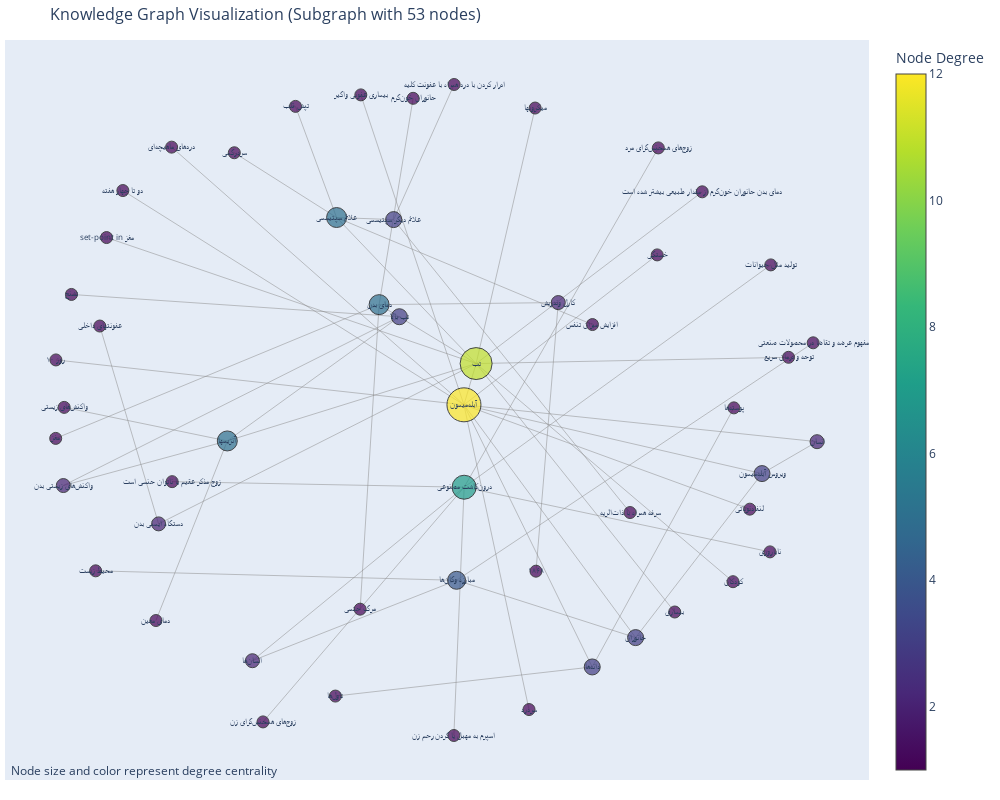

This figure's notebook cell:
### Code cell
# visualize a smaller connected component
ccs = list(nx.connected_components(G))
ccs.sort(key=lambda x: len(x))


subgraph = G.subgraph(ccs[-2]).copy()

print(f"Visualizing the smaller connected component with {subgraph.number_of_nodes()} nodes and {subgraph.number_of_edges()} edges")

# Create layout
pos = nx.spring_layout(subgraph, k=1, iterations=50)

# Prepare edge traces
edge_x = []
edge_y = []
edge_info = []

for edge in subgraph.edges(data=True):
    x0, y0 = pos[edge[0]]
    x1, y1 = pos[edge[1]]
    edge_x.extend([x0, x1, None])
    edge_y.extend([y0, y1, None])
    
    edge_type = edge[2].get('type', 'unknown')
    if edge_type == 'synonymy':
        score = edge[2].get('score', 'N/A')
        edge_info.append(f"Synonymy (score: {score})")
    else:
        label = edge[2].get('label', 'relation')
        edge_info.append(f"Relation: {label}")

# Create edge trace
edge_trace = go.Scatter(
    x=edge_x, y=edge_y,
    line=dict(width=0.5, color='#888'),
    hoverinfo='none',
    mode='lines'
)

# Prepare node traces
node_x = []
node_y = []
node_text = []
node_color = []
node_size = []

for node in subgraph.nodes():
    x, y = pos[node]
    node_x.append(x)
    node_y.append(y)
    
    # Get node information
    label = subgraph.nodes[node]['label']
    degree = subgraph.degree(node)
    
    node_text.append(f"{label}<br>Degree: {degree}")
    # Color by degree
    node_color.append(degree)  
    # Size by degree
    node_size.append(10 + degree * 2)  

# Create node trace
node_trace = go.Scatter(x=node_x, y=node_y,
    mode='markers+text',
    hoverinfo='text',
    text=[subgraph.nodes[node]['label'] for node in subgraph.nodes()],
    textposition="middle center",
    textfont=dict(size=8),
    hovertext=node_text,
    marker=dict(
        size=node_size,
        color=node_color,
        colorscale='Viridis',
        showscale=True,
        colorbar=dict(title="Node Degree"),
        line=dict(width=1, color='black')
        )
)

fig = go.Figure(
    data=[edge_trace, node_trace],
    layout=go.Layout(
    title=f'Knowledge Graph Visualization (Subgraph with {subgraph.number_of_nodes()} nodes)',
    titlefont_size=16,
    showlegend=False,
    hovermode='closest',
    margin=dict(b=20,l=5,r=5,t=40),
    annotations=[ dict(
        text="Node size and color represent degree centrality",
        showarrow=False,
        xref="paper", yref="paper",
        x=0.005, y=-0.002,
        xanchor="left", yanchor="bottom",
        font=dict(size=12)
    )],
    xaxis=dict(showgrid=False, zeroline=False, showticklabels=False),
    yaxis=dict(showgrid=False, zeroline=False, showticklabels=False),
    width=1000,
    height=800)
)

fig.show()

### Figure 1 — Plotly figure (JSON) as saved in the notebook; plotly's stock layout.template omitted (floating-point values rounded to 4 significant figures; data arrays with more than 128 entries replaced by an {"elided": "..."} marker saying what was removed)
{"data": [{"hoverinfo": "none", "line": {"color": "#888", "width": 0.5}, "mode": "lines", "type": "scatter", "x": {"elided": "165 float values"}, "y": {"elided": "165 float values"}}, {"hoverinfo": "text", "hovertext": ["بیماری<br>Degree: 1", "دو تا چهار هفته<br>Degree: 1", "بیماری عفونی واگیر<br>Degree: 1", "۱۸۶۸<br>Degree: 1", "محیط زیست<br>Degree: 1", "عفونتهای داخلی<br>Degree: 1", "توجه و درمان سریع<br>Degree: 1", "علائم سپتیسمی<br>Degree: 5", "علائم دیگر سپتیسمی<br>Degree: 3", "آبلهمیمون<br>Degree: 12", "تولید مثل حیوانات<br>Degree: 1", "۱۰ روز<br>Degree: 1", "واکنشهای زیستی<br>Degree: 1", "زوج مذکر عقیم یا ناتوان جنسی است<br>Degree: 1", "تپش قلب<br>Degree: 1", "زوجهای همجنسگرای مرد<br>Degree: 1", "زوجهای همجنسگرای زن<br>Degree: 1", "واکنشهای زیستی بدن<br>Degree: 2", "دانهها<br>Degree: 3", "تاولها<br>Degree: 1", "انسان<br>Degree: 2", "اسپرم به مهبل یا گردن رحم زن<br>Degree: 1", "تب<br>Degree: 11", "تب بالا<br>Degree: 3", "انسانها<br>Degree: 2", "مبارزه وگانها<br>Degree: 4", "مرگ حتمی<br>Degree: 1", "دردهای ماهیچهای<br>Degree: 1", "درونکاشت مصنوعی<br>Degree: 7", "لنفادنوپاتی<br>Degree: 1", "دستگاه ایمنی بدن<br>Degree: 2", "set-point in مغز<br>Degree: 1", "ویروس آبلهمیمون<br>Degree: 3", "افزایش میزان تنفس<br>Degree: 1", "ادرار کردن با درد همراه با عفونت کلیه<br>Degree: 1", "تشنج<br>Degree: 1", "دمای بدن<br>Degree: 5", "دمای بدن جانوران خونگرم از مقدار طبیعی بیشتر شده است<br>Degree: 1", "خستگی<br>Degree: 1", "دمای معین<br>Degree: 1", "کارل وندریش<br>Degree: 2", "میکروبها<br>Degree: 1", "مغز<br>Degree: 1", "ناباروری<br>Degree: 1", "مفهوم عرضه و تقاضا در محصولات صنعتی<br>Degree: 1", "جانوران<br>Degree: 3", "سردرد<br>Degree: 1", "جانوران خونگرم<br>Degree: 1", "سردرگمی<br>Degree: 1", "کودکان<br>Degree: 1", "پوستهها<br>Degree: 1", "سرفه همراه با ذاتالریه<br>Degree: 1", "آنزیمها<br>Degree: 5"], "marker": {"color": [1, 1, 1, 1, 1, 1, 1, 5, 3, 12, 1, 1, 1, 1, 1, 1, 1, 2, 3, 1, 2, 1, 11, 3, 2, 4, 1, 1, 7, 1, 2, 1, 3, 1, 1, 1, 5, 1, 1, 1, 2, 1, 1, 1, 1, 3, 1, 1, 1, 1, 1, 1, 5], "colorbar": {"title": {"text": "Node Degree"}}, "colorscale": [[0, "#440154"], [0.1111, "#482878"], [0.2222, "#3e4989"], [0.3333, "#31688e"], [0.4444, "#26828e"], [0.5556, "#1f9e89"], [0.6667, "#35b779"], [0.7778, "#6ece58"], [0.8889, "#b5de2b"], [1, "#fde725"]], "line": {"color": "black", "width": 1}, "showscale": true, "size": [12, 12, 12, 12, 12, 12, 12, 20, 16, 34, 12, 12, 12, 12, 12, 12, 12, 14, 16, 12, 14, 12, 32, 16, 14, 18, 12, 12, 24, 12, 14, 12, 16, 12, 12, 12, 20, 12, 12, 12, 14, 12, 12, 12, 12, 16, 12, 12, 12, 12, 12, 12, 20]}, "mode": "markers+text", "text": ["بیماری", "دو تا چهار هفته", "بیماری عفونی واگیر", "۱۸۶۸", "محیط زیست", "عفونتهای داخلی", "توجه و درمان سریع", "علائم سپتیسمی", "علائم دیگر سپتیسمی", "آبلهمیمون", "تولید مثل حیوانات", "۱۰ روز", "واکنشهای زیستی", "زوج مذکر عقیم یا ناتوان جنسی است", "تپش قلب", "زوجهای همجنسگرای مرد", "زوجهای همجنسگرای زن", "واکنشهای زیستی بدن", "دانهها", "تاولها", "انسان", "اسپرم به مهبل یا گردن رحم زن", "تب", "تب بالا", "انسانها", "مبارزه وگانها", "مرگ حتمی", "دردهای ماهیچهای", "درونکاشت مصنوعی", "لنفادنوپاتی", "دستگاه ایمنی بدن", "set-point in مغز", "ویروس آبلهمیمون", "افزایش میزان تنفس", "ادرار کردن با درد همراه با عفونت کلیه", "تشنج", "دمای بدن", "دمای بدن جانوران خونگرم از مقدار طبیعی بیشتر شده است", "خستگی", "دمای معین", "کارل وندریش", "میکروبها", "مغز", "ناباروری", "مفهوم عرضه و تقاضا در محصولات صنعتی", "جانوران", "سردرد", "جانوران خونگرم", "سردرگمی", "کودکان", "پوستهها", "سرفه همراه با ذاتالریه", "آنزیمها"], "textfont": {"size": 8}, "textposition": "middle center", "type": "scatter", "x": [0.6304, -0.7762, -0.1697, 0.2767, -0.8455, -0.835, 0.9204, -0.2315, -0.08604, 0.09312, 0.8752, -0.9468, -0.9257, -0.6506, -0.3362, 0.5885, -0.419, -0.9279, 0.4201, -0.2345, 0.9931, 0.06744, 0.1241, -0.07144, -0.446, 0.07435, -0.1715, -0.6519, 0.0936, 0.8216, -0.685, -0.8177, 0.8528, 0.4207, 0.06811, -0.9072, -0.1231, 0.7004, 0.5856, -0.6919, 0.3336, 0.2745, -0.9473, 0.8731, 0.9832, 0.5306, 0.259, -0.03642, -0.4921, 0.7788, 0.7811, 0.5165, -0.51], "y": [-0.6288, 0.6381, 0.9257, -0.506, -0.505, 0.2308, 0.1368, 0.557, 0.5508, -0.005973, 0.4146, 0.129, -0.01369, -0.2369, 0.8911, 0.7663, -0.9592, -0.2487, -0.7939, -0.8815, -0.1168, -1, 0.118, 0.2588, -0.7752, -0.5335, -0.6202, 0.7686, -0.2537, -0.3196, -0.3639, 0.4968, -0.2127, 0.2353, 0.9569, 0.3258, 0.2952, 0.6343, 0.4447, -0.6544, 0.3014, 0.8861, -0.1069, -0.448, 0.1804, -0.7058, -0.922, 0.9153, 0.7517, -0.5377, -0.01517, -0.3298, -0.1146]}], "layout": {"annotations": [{"font": {"size": 12}, "showarrow": false, "text": "Node size and color represent degree centrality", "x": 0.005, "xanchor": "left", "xref": "paper", "y": -0.002, "yanchor": "bottom", "yref": "paper"}], "height": 800, "hovermode": "closest", "margin": {"b": 20, "l": 5, "r": 5, "t": 40}, "showlegend": false, "title": {"font": {"size": 16}, "text": "Knowledge Graph Visualization (Subgraph with 53 nodes)"}, "width": 1000, "xaxis": {"showgrid": false, "showticklabels": false, "zeroline": false}, "yaxis": {"showgrid": false, "showticklabels": false, "zeroline": false}}}
